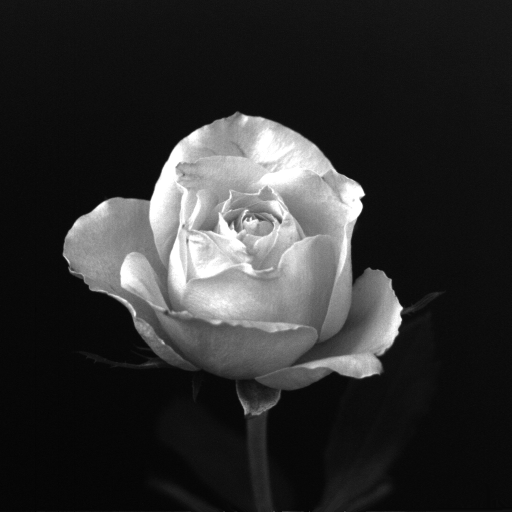
#> input picture resources/rose.tif, 1024 x 1024 px (shown at 1/2 size)
$ jupyter execute --allow-errors exercise_01.ipynb
#> lines starting #> are read from the running program, lines starting #| are printed output that depends on the picture; after the words box and inside, x2 and y2 are one past the last pixel; in counts of white or black regions, pixels touching at a corner belong together
# Ejercicio 01

[cell 1]
import matplotlib.pyplot as plt

[cell 2]
import numpy as np

[cell 3]
import PIL

[cell 4]
import cv2

## Cargando la imagen de la **rosa**

[cell 5]
img_rose = cv2.imread('../resources/rose.tif', cv2.IMREAD_GRAYSCALE)
#> img_rose is the input picture: shape (1024, 1024); min 0, max 255, mean 46.8

[cell 6]
plt.figure(figsize=(5, 5))
plt.imshow(img_rose, cmap='gray')
plt.axis('off')
plt.show()

## Decimación de la **rosa**

#> (a cell that did not finish here is left out)

#> (a cell that did not finish here is left out)

[cell 9]
fig, ax = plt.subplots(2, 3, figsize=(15, 10))
ax = ax.reshape(-1)
#> (the rest of this cell did not finish here and is left out)

## Cargando la imagen del **cráneo**

[cell 10]
img_skull = cv2.imread('../resources/skull.tif', cv2.IMREAD_GRAYSCALE)
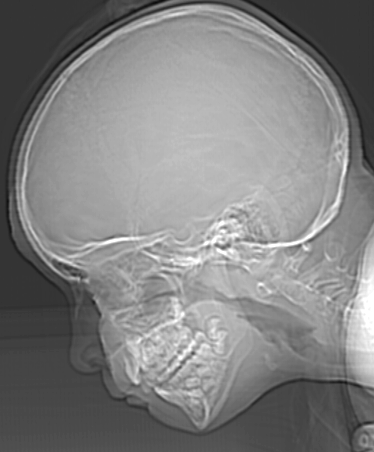
#> input picture resources/skull.tif, 374 x 452 px
#> img_skull is the input picture: shape (452, 374); min 12, max 255, mean 129.4

[cell 11]
plt.imshow(img_skull, cmap='gray')
plt.show()

## Cuantización del **cráneo**

[cell 12]
def quantize(image, from_levels, to_levels):
    """ Converts the amount of color levels used to represent an image, modifying its quantization levels.
        @param image Image to be converted
        @param from_levels Current amount of color levels
        @param to_levels New amount of color levels
        @return New image
    """
#> called with from_levels = 256, to_levels = 2
    to_levels = to_levels - 1
    from_levels = from_levels - 1
    return np.round(image * (to_levels / from_levels)) * (from_levels / to_levels)
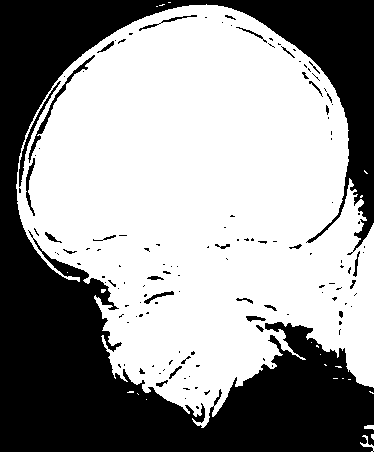
#> returned value: shape (452, 374) float64; 59.7% white; 134 black regions (103 under 20 px), largest, box (x1, y1, x2, y2) and area: (0, 0, 374, 452) 65430, (28, 55, 95, 163) 449, (19, 81, 61, 187) 349

[cell 13]
quantization_img_skull = [
    quantize(img_skull, 256, 2 ** i)
    for i in range(1, 9)
]
#> call 2 of quantize, with from_levels = 256, to_levels = 4
#> in quantize (call 2), `to_levels = to_levels - 1`: to_levels = 3
#> in quantize (call 2), `return np.round(image * (to_levels / from_levels)) * (from_levels / to..`:
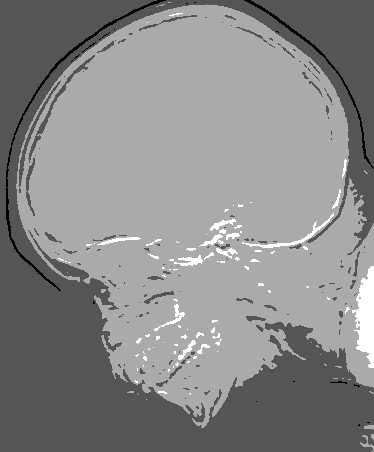
#> returned value: shape (452, 374) float64; min 0, max 255, mean 136.7
#> quantization_img_skull = 8 items

[cell 14]
fig, ax = plt.subplots(2, 4, figsize=(16, 10))
ax = ax.reshape(-1)
for i in range(len(quantization_img_skull)):
    ax[i].imshow(quantization_img_skull[i], cmap='gray')
    ax[i].set_title(f'{2**(i + 1)} niveles', fontsize=18)
    ax[i].axis('off')
#> this loop made 8 passes
